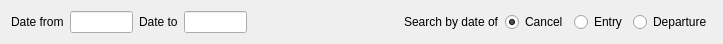
<?xml version="1.0" encoding="UTF-8"?>
<ui version="4.0">
 <class>FCanceledReservations</class>
 <widget class="QWidget" name="FCanceledReservations">
  <property name="geometry">
   <rect>
    <x>0</x>
    <y>0</y>
    <width>723</width>
    <height>41</height>
   </rect>
  </property>
  <property name="windowTitle">
   <string>Form</string>
  </property>
  <layout class="QHBoxLayout" name="horizontalLayout">
   <item>
    <widget class="QLabel" name="label">
     <property name="text">
      <string>Date from</string>
     </property>
    </widget>
   </item>
   <item>
    <widget class="EDateEdit" name="deStart"/>
   </item>
   <item>
    <widget class="QLabel" name="label_2">
     <property name="text">
      <string>Date to</string>
     </property>
    </widget>
   </item>
   <item>
    <widget class="EDateEdit" name="deEnd"/>
   </item>
   <item>
    <spacer name="horizontalSpacer">
     <property name="orientation">
      <enum>Qt::Horizontal</enum>
     </property>
     <property name="sizeHint" stdset="0">
      <size>
       <width>196</width>
       <height>20</height>
      </size>
     </property>
    </spacer>
   </item>
   <item>
    <widget class="QLabel" name="label_3">
     <property name="text">
      <string>Search by date of</string>
     </property>
    </widget>
   </item>
   <item>
    <widget class="QRadioButton" name="rbCancel">
     <property name="text">
      <string>Cancel</string>
     </property>
     <property name="checked">
      <bool>true</bool>
     </property>
    </widget>
   </item>
   <item>
    <widget class="QRadioButton" name="rbEntry">
     <property name="text">
      <string>Entry</string>
     </property>
    </widget>
   </item>
   <item>
    <widget class="QRadioButton" name="rbDeparture">
     <property name="text">
      <string>Departure</string>
     </property>
    </widget>
   </item>
  </layout>
 </widget>
 <customwidgets>
  <customwidget>
   <class>EDateEdit</class>
   <extends>QLineEdit</extends>
   <header location="global">edateedit.h</header>
  </customwidget>
 </customwidgets>
 <resources/>
 <connections/>
</ui>
